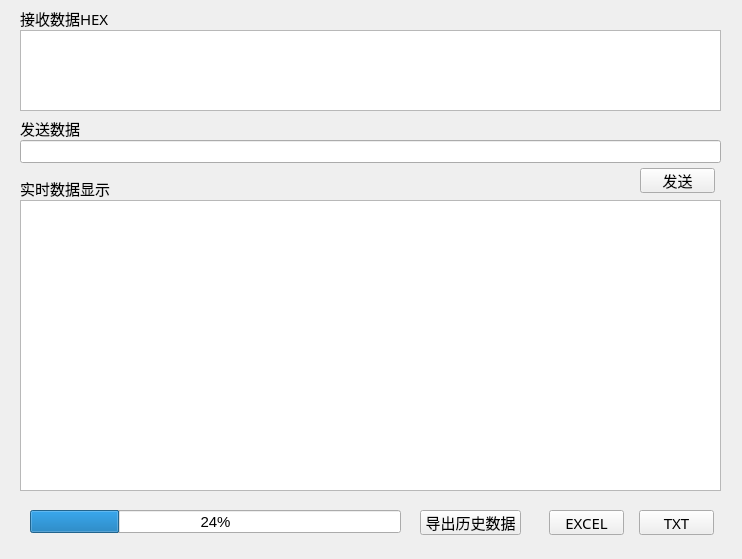
<?xml version="1.0" encoding="UTF-8"?>
<ui version="4.0">
 <class>Serial_Message</class>
 <widget class="QWidget" name="Serial_Message">
  <property name="geometry">
   <rect>
    <x>0</x>
    <y>0</y>
    <width>742</width>
    <height>559</height>
   </rect>
  </property>
  <property name="minimumSize">
   <size>
    <width>742</width>
    <height>559</height>
   </size>
  </property>
  <property name="maximumSize">
   <size>
    <width>742</width>
    <height>559</height>
   </size>
  </property>
  <property name="windowTitle">
   <string>Form</string>
  </property>
  <widget class="QPushButton" name="pushButtonSendData">
   <property name="geometry">
    <rect>
     <x>640</x>
     <y>168</y>
     <width>75</width>
     <height>25</height>
    </rect>
   </property>
   <property name="font">
    <font>
     <family>微软雅黑 Light</family>
     <pointsize>11</pointsize>
    </font>
   </property>
   <property name="text">
    <string>发送</string>
   </property>
  </widget>
  <widget class="QLabel" name="label">
   <property name="geometry">
    <rect>
     <x>20</x>
     <y>10</y>
     <width>141</width>
     <height>17</height>
    </rect>
   </property>
   <property name="font">
    <font>
     <family>微软雅黑 Light</family>
     <pointsize>11</pointsize>
    </font>
   </property>
   <property name="text">
    <string>接收数据HEX</string>
   </property>
  </widget>
  <widget class="QLabel" name="label_2">
   <property name="geometry">
    <rect>
     <x>20</x>
     <y>120</y>
     <width>141</width>
     <height>17</height>
    </rect>
   </property>
   <property name="font">
    <font>
     <family>微软雅黑 Light</family>
     <pointsize>11</pointsize>
    </font>
   </property>
   <property name="text">
    <string>发送数据</string>
   </property>
  </widget>
  <widget class="QTextEdit" name="textEditLogShow">
   <property name="geometry">
    <rect>
     <x>20</x>
     <y>200</y>
     <width>701</width>
     <height>291</height>
    </rect>
   </property>
   <property name="font">
    <font>
     <pointsize>13</pointsize>
     <weight>75</weight>
     <bold>true</bold>
    </font>
   </property>
  </widget>
  <widget class="QPushButton" name="pushButton_txt">
   <property name="geometry">
    <rect>
     <x>639</x>
     <y>510</y>
     <width>75</width>
     <height>25</height>
    </rect>
   </property>
   <property name="font">
    <font>
     <family>微软雅黑 Light</family>
     <pointsize>11</pointsize>
    </font>
   </property>
   <property name="text">
    <string>TXT</string>
   </property>
  </widget>
  <widget class="QLineEdit" name="lineEdit_sendData">
   <property name="geometry">
    <rect>
     <x>20</x>
     <y>140</y>
     <width>701</width>
     <height>23</height>
    </rect>
   </property>
   <property name="font">
    <font>
     <pointsize>14</pointsize>
    </font>
   </property>
  </widget>
  <widget class="QLabel" name="label_3">
   <property name="geometry">
    <rect>
     <x>20</x>
     <y>180</y>
     <width>131</width>
     <height>17</height>
    </rect>
   </property>
   <property name="font">
    <font>
     <family>微软雅黑 Light</family>
     <pointsize>11</pointsize>
    </font>
   </property>
   <property name="text">
    <string>实时数据显示</string>
   </property>
  </widget>
  <widget class="QTextEdit" name="textEditReci">
   <property name="geometry">
    <rect>
     <x>20</x>
     <y>30</y>
     <width>701</width>
     <height>81</height>
    </rect>
   </property>
   <property name="font">
    <font>
     <pointsize>13</pointsize>
     <weight>75</weight>
     <bold>true</bold>
    </font>
   </property>
  </widget>
  <widget class="QPushButton" name="pushButtonexcel">
   <property name="geometry">
    <rect>
     <x>549</x>
     <y>510</y>
     <width>75</width>
     <height>25</height>
    </rect>
   </property>
   <property name="font">
    <font>
     <family>微软雅黑 Light</family>
     <pointsize>11</pointsize>
    </font>
   </property>
   <property name="text">
    <string>EXCEL</string>
   </property>
  </widget>
  <widget class="QPushButton" name="pushButton_from_set">
   <property name="geometry">
    <rect>
     <x>420</x>
     <y>510</y>
     <width>101</width>
     <height>25</height>
    </rect>
   </property>
   <property name="font">
    <font>
     <family>微软雅黑 Light</family>
     <pointsize>11</pointsize>
    </font>
   </property>
   <property name="text">
    <string>导出历史数据</string>
   </property>
  </widget>
  <widget class="QGroupBox" name="groupBox_return_set">
   <property name="geometry">
    <rect>
     <x>20</x>
     <y>900</y>
     <width>701</width>
     <height>41</height>
    </rect>
   </property>
   <property name="font">
    <font>
     <family>微软雅黑 Light</family>
    </font>
   </property>
   <property name="title">
    <string/>
   </property>
   <widget class="QPushButton" name="pushButtontime">
    <property name="geometry">
     <rect>
      <x>90</x>
      <y>5</y>
      <width>75</width>
      <height>23</height>
     </rect>
    </property>
    <property name="text">
     <string>时间</string>
    </property>
   </widget>
   <widget class="QPushButton" name="pushButtonAD">
    <property name="geometry">
     <rect>
      <x>178</x>
      <y>5</y>
      <width>75</width>
      <height>23</height>
     </rect>
    </property>
    <property name="text">
     <string>Ad值</string>
    </property>
   </widget>
   <widget class="QPushButton" name="pushButtonMor">
    <property name="geometry">
     <rect>
      <x>265</x>
      <y>5</y>
      <width>75</width>
      <height>23</height>
     </rect>
    </property>
    <property name="text">
     <string>mor值</string>
    </property>
   </widget>
   <widget class="QPushButton" name="pushButtonsendtemperatrue">
    <property name="geometry">
     <rect>
      <x>350</x>
      <y>5</y>
      <width>75</width>
      <height>23</height>
     </rect>
    </property>
    <property name="text">
     <string>发射机温度</string>
    </property>
   </widget>
   <widget class="QPushButton" name="pushButtonsendshidu">
    <property name="geometry">
     <rect>
      <x>440</x>
      <y>5</y>
      <width>71</width>
      <height>23</height>
     </rect>
    </property>
    <property name="text">
     <string>发射机湿度</string>
    </property>
   </widget>
   <widget class="QPushButton" name="pushButtonrecivtemperatrue">
    <property name="geometry">
     <rect>
      <x>530</x>
      <y>5</y>
      <width>71</width>
      <height>23</height>
     </rect>
    </property>
    <property name="text">
     <string>接收机温度</string>
    </property>
   </widget>
   <widget class="QPushButton" name="pushButtonrecivshidu">
    <property name="geometry">
     <rect>
      <x>620</x>
      <y>5</y>
      <width>71</width>
      <height>23</height>
     </rect>
    </property>
    <property name="text">
     <string>接收机湿度</string>
    </property>
   </widget>
   <widget class="QPushButton" name="pushButtonok">
    <property name="geometry">
     <rect>
      <x>9</x>
      <y>5</y>
      <width>71</width>
      <height>23</height>
     </rect>
    </property>
    <property name="text">
     <string>确定</string>
    </property>
   </widget>
  </widget>
  <widget class="QLabel" name="label_return_set">
   <property name="geometry">
    <rect>
     <x>20</x>
     <y>900</y>
     <width>48</width>
     <height>12</height>
    </rect>
   </property>
   <property name="text">
    <string>顺序调整</string>
   </property>
  </widget>
  <widget class="QProgressBar" name="progressBar_outputProgress">
   <property name="geometry">
    <rect>
     <x>30</x>
     <y>510</y>
     <width>371</width>
     <height>23</height>
    </rect>
   </property>
   <property name="font">
    <font>
     <pointsize>11</pointsize>
    </font>
   </property>
   <property name="value">
    <number>24</number>
   </property>
  </widget>
 </widget>
 <resources/>
 <connections/>
</ui>
